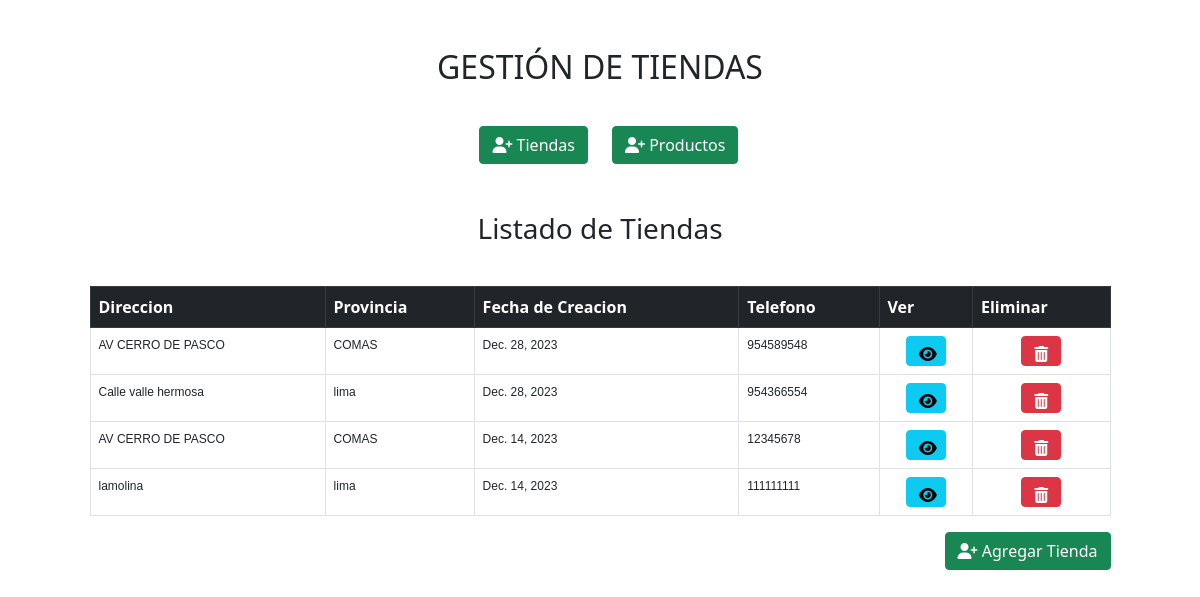
Page /gestionTienda/tiendas on the committed database.
### gestionTienda/models.py (models this page shows)
class tienda(models.Model):
    direccion = models.CharField(max_length=50)
    provincia = models.CharField(max_length=50)
    region = models.CharField(max_length=50)
    fechaCreacion = models.DateField(null=True, blank=True)
    telefonoContacto = models.CharField(max_length=9)

### gestionTienda/views.py (the view)
# urls.py: path('tiendas',views.tiendas,name='tiendas'),
def tiendas(request):
    return render(request,'tiendas.html',{
         'listaTiendas':tienda.objects.all()
         })

### gestionTienda/templates/tiendas.html (shortened to what this page needs)
<!DOCTYPE html>
<html>
    <head>
      <link href="https://cdn.jsdelivr.net/npm/bootstrap@5.0.2/dist/css/bootstrap.min.css" rel="stylesheet">
      <link rel="stylesheet" href="https://cdnjs.cloudflare.com/ajax/libs/font-awesome/6.4.0/css/all.min.css" />
      {% load static %}
      <link rel="stylesheet" type="text/css" href="{% static 'style.css' %}">
    </head>
    <body>
      <div class="container mt-5">
        <div class="row justify-content-center">
            <div class="row ">
                <h2 style="text-align: center; padding-bottom: 2pc;">GESTIÓN DE TIENDAS</h2>
            </div>
            <div class="row justify-content-center">
                <div class="col-6" style="text-align: end;">
                    <a class="btn btn-success"  href="{% url 'gestionTienda:tiendas' %}"><i class="fa-solid fa-user-plus"></i> Tiendas</a>
                </div>
            <div class="col-6">
                <a class="btn btn-success"  href="{% url 'gestionTienda:productos' %}"><i class="fa-solid fa-user-plus"></i> Productos</a>
            </div>
            </div>
        </div>
    </div>
        <div class="mt-5 container">
          <div class="row justify-content-center">
              <div class="row">
                <h3 style="text-align: center; padding-bottom: 2pc;">Listado de Tiendas</h3>
              </div>
              <div class="col-11">
                  <table class="table table-bordered">
                      <thead class="table-dark">
                          <th>Direccion</th>
                          <th>Provincia</th>
                          <th>Fecha de Creacion</th>
                          <th>Telefono</th>
                          <th>Ver</th>
                          <th>Eliminar</th>
                      </thead>
                      {% for tiendas in listaTiendas %}
                      <tbody>
                          <tr>
                              <td>{{ tiendas.direccion }}</td>
                              <td>{{ tiendas.provincia }}</td>
                              <td>{{ tiendas.fechaCreacion }}</td>
                              <td>{{ tiendas.telefonoContacto }}</td>
                              <td class="text-center"><a class="btn btn-info btnTable" href="{% url 'gestionTienda:detalleTienda' tiendas.id %}"><i class="fa-solid fa-eye btnicon"></i></a></td>
                              <td class="text-center"><a class="btn btn-danger btnTable" href="{% url 'gestionTienda:eliminarTienda' tiendas.id %}"><i class="fa-solid fa-trash-can"></i></a></td>
                          </tr>
                      </tbody>
                      {% endfor%}
                  </table>
                  <div style="text-align: end;">
                    <button class="btn btn-success" data-bs-toggle="modal" data-bs-target="#nuevoTienda"><i class="fa-solid fa-user-plus"></i> Agregar Tienda</button>
                  </div>
              </div>
          </div>
      </div>
    </body>
</html>

### gestionTienda/static/style.css (style rules this page uses)
td { font-family: Arial, Helvetica, sans-serif; font-size: 12px; text-align: justify; }
.btnTable { width: 40px; height: 30px; }

### rows in the picture
tienda: direccion "AV CERRO DE PASCO", provincia "COMAS", fechaCreacion "Dec. 28, 2023", telefonoContacto "954589548"
tienda: direccion "Calle valle hermosa", provincia "lima", fechaCreacion "Dec. 28, 2023", telefonoContacto "954366554"
tienda: direccion "AV CERRO DE PASCO", provincia "COMAS", fechaCreacion "Dec. 14, 2023", telefonoContacto "12345678"
tienda: direccion "lamolina", provincia "lima", fechaCreacion "Dec. 14, 2023", telefonoContacto "111111111"
